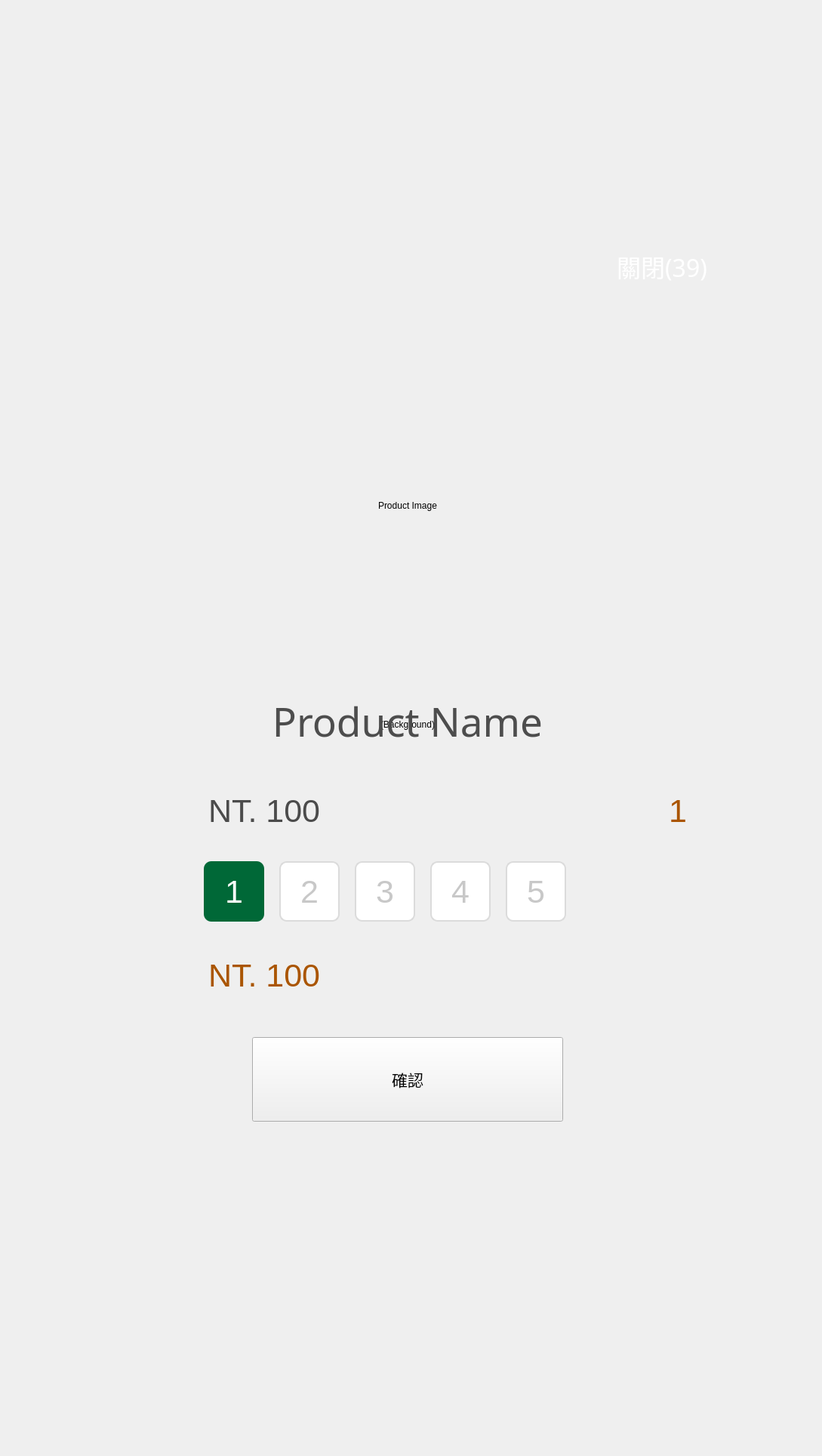
    <widget class="QWidget" name="page_onsite_confirm">
     <widget class="QLabel" name="lbl_onsite_confirm_bg">
      <property name="geometry">
       <rect>
        <x>0</x>
        <y>0</y>
        <width>1080</width>
        <height>1920</height>
       </rect>
      </property>
      <property name="text">
       <string>(Background)</string>
      </property>
      <property name="alignment">
       <set>Qt::AlignCenter</set>
      </property>
     </widget>
     <widget class="QPushButton" name="pbtn_product_confirm">
      <property name="geometry">
       <rect>
        <x>334</x>
        <y>1374</y>
        <width>412</width>
        <height>112</height>
       </rect>
      </property>
      <property name="font">
       <font>
        <family>Noto Sans CJK TC</family>
        <pointsize>16</pointsize>
       </font>
      </property>
      <property name="text">
       <string>確認</string>
      </property>
     </widget>
     <widget class="QPushButton" name="pbtn_product_close">
      <property name="geometry">
       <rect>
        <x>800</x>
        <y>327</y>
        <width>154</width>
        <height>52</height>
       </rect>
      </property>
      <property name="font">
       <font>
        <family>Noto Sans CJK TC Regular</family>
        <pointsize>24</pointsize>
       </font>
      </property>
      <property name="styleSheet">
       <string notr="true">color: rgb(255, 255, 255);
background-color: rgba(255, 255, 255, 0);
border: none;</string>
      </property>
      <property name="text">
       <string>關閉(39)</string>
      </property>
      <property name="flat">
       <bool>false</bool>
      </property>
     </widget>
     <widget class="QLabel" name="lbl_pdt_name">
      <property name="geometry">
       <rect>
        <x>280</x>
        <y>910</y>
        <width>520</width>
        <height>90</height>
       </rect>
      </property>
      <property name="font">
       <font>
        <family>Noto Sans CJK TC Medium</family>
        <pointsize>40</pointsize>
       </font>
      </property>
      <property name="styleSheet">
       <string notr="true">color: rgb(77, 77, 77);</string>
      </property>
      <property name="text">
       <string>Product Name</string>
      </property>
      <property name="alignment">
       <set>Qt::AlignCenter</set>
      </property>
     </widget>
     <widget class="QLabel" name="lbl_pdt_image">
      <property name="geometry">
       <rect>
        <x>310</x>
        <y>440</y>
        <width>460</width>
        <height>460</height>
       </rect>
      </property>
      <property name="text">
       <string>Product Image</string>
      </property>
      <property name="alignment">
       <set>Qt::AlignCenter</set>
      </property>
     </widget>
     <widget class="QLabel" name="lbl_pdt_price">
      <property name="geometry">
       <rect>
        <x>276</x>
        <y>1035</y>
        <width>200</width>
        <height>78</height>
       </rect>
      </property>
      <property name="font">
       <font>
        <family>Arial</family>
        <pointsize>32</pointsize>
        <weight>50</weight>
        <bold>false</bold>
       </font>
      </property>
      <property name="styleSheet">
       <string notr="true">color: rgb(75, 75, 75);</string>
      </property>
      <property name="text">
       <string>NT. 100</string>
      </property>
      <property name="alignment">
       <set>Qt::AlignLeading|Qt::AlignLeft|Qt::AlignVCenter</set>
      </property>
     </widget>
     <widget class="QLabel" name="lbl_pdt_remaining">
      <property name="geometry">
       <rect>
        <x>886</x>
        <y>1035</y>
        <width>71</width>
        <height>78</height>
       </rect>
      </property>
      <property name="font">
       <font>
        <family>Arial</family>
        <pointsize>32</pointsize>
       </font>
      </property>
      <property name="styleSheet">
       <string notr="true">color: rgb(170, 85, 0);</string>
      </property>
      <property name="text">
       <string>1</string>
      </property>
      <property name="alignment">
       <set>Qt::AlignLeading|Qt::AlignLeft|Qt::AlignVCenter</set>
      </property>
     </widget>
     <widget class="QLabel" name="lbl_pdt_total_amount">
      <property name="geometry">
       <rect>
        <x>276</x>
        <y>1253</y>
        <width>200</width>
        <height>78</height>
       </rect>
      </property>
      <property name="font">
       <font>
        <family>Arial</family>
        <pointsize>32</pointsize>
       </font>
      </property>
      <property name="styleSheet">
       <string notr="true">color: rgb(170, 85, 0);</string>
      </property>
      <property name="text">
       <string>NT. 100</string>
      </property>
      <property name="alignment">
       <set>Qt::AlignLeading|Qt::AlignLeft|Qt::AlignVCenter</set>
      </property>
     </widget>
     <widget class="QPushButton" name="pbtn_one">
      <property name="geometry">
       <rect>
        <x>270</x>
        <y>1141</y>
        <width>80</width>
        <height>80</height>
       </rect>
      </property>
      <property name="font">
       <font>
        <family>Arial</family>
        <pointsize>32</pointsize>
       </font>
      </property>
      <property name="styleSheet">
       <string notr="true">color: rgb(255, 255, 255);
background-color: rgb(0, 104, 55);
border-radius:10px;</string>
      </property>
      <property name="text">
       <string>1</string>
      </property>
      <property name="checkable">
       <bool>true</bool>
      </property>
      <property name="checked">
       <bool>false</bool>
      </property>
     </widget>
     <widget class="QPushButton" name="pbtn_two">
      <property name="geometry">
       <rect>
        <x>370</x>
        <y>1141</y>
        <width>80</width>
        <height>80</height>
       </rect>
      </property>
      <property name="font">
       <font>
        <family>Arial</family>
        <pointsize>32</pointsize>
       </font>
      </property>
      <property name="styleSheet">
       <string notr="true">color: rgb(200, 200, 200);
background-color: rgb(255, 255, 255);
border: 2px solid rgb(219, 219, 219);
border-radius:10px;</string>
      </property>
      <property name="text">
       <string>2</string>
      </property>
      <property name="checkable">
       <bool>true</bool>
      </property>
      <property name="checked">
       <bool>false</bool>
      </property>
     </widget>
     <widget class="QPushButton" name="pbtn_three">
      <property name="geometry">
       <rect>
        <x>470</x>
        <y>1141</y>
        <width>80</width>
        <height>80</height>
       </rect>
      </property>
      <property name="font">
       <font>
        <family>Arial</family>
        <pointsize>32</pointsize>
       </font>
      </property>
      <property name="styleSheet">
       <string notr="true">color: rgb(200, 200, 200);
background-color: rgb(255, 255, 255);
border: 2px solid rgb(219, 219, 219);
border-radius:10px;</string>
      </property>
      <property name="text">
       <string>3</string>
      </property>
      <property name="checkable">
       <bool>true</bool>
      </property>
      <property name="checked">
       <bool>false</bool>
      </property>
     </widget>
     <widget class="QPushButton" name="pbtn_four">
      <property name="geometry">
       <rect>
        <x>570</x>
        <y>1141</y>
        <width>80</width>
        <height>80</height>
       </rect>
      </property>
      <property name="font">
       <font>
        <family>Arial</family>
        <pointsize>32</pointsize>
       </font>
      </property>
      <property name="styleSheet">
       <string notr="true">color: rgb(200, 200, 200);
background-color: rgb(255, 255, 255);
border: 2px solid rgb(219, 219, 219);
border-radius:10px;</string>
      </property>
      <property name="text">
       <string>4</string>
      </property>
      <property name="checkable">
       <bool>true</bool>
      </property>
      <property name="checked">
       <bool>false</bool>
      </property>
     </widget>
     <widget class="QPushButton" name="pbtn_five">
      <property name="geometry">
       <rect>
        <x>670</x>
        <y>1141</y>
        <width>80</width>
        <height>80</height>
       </rect>
      </property>
      <property name="font">
       <font>
        <family>Arial</family>
        <pointsize>32</pointsize>
        <weight>50</weight>
        <bold>false</bold>
       </font>
      </property>
      <property name="styleSheet">
       <string notr="true">color: rgb(200, 200, 200);
background-color: rgb(255, 255, 255);
border: 2px solid rgb(219, 219, 219);
border-radius:10px;</string>
      </property>
      <property name="text">
       <string>5</string>
      </property>
      <property name="checkable">
       <bool>true</bool>
      </property>
      <property name="checked">
       <bool>false</bool>
      </property>
     </widget>
    </widget>
